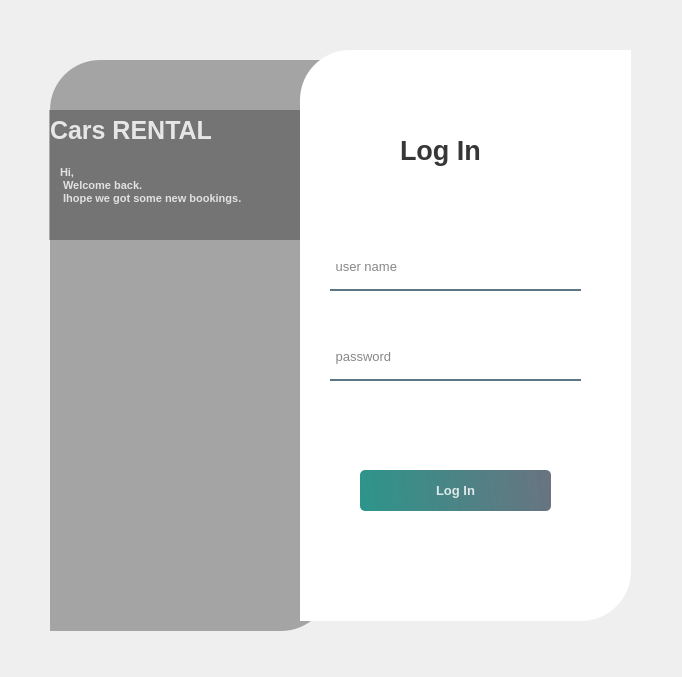
<?xml version="1.0" encoding="UTF-8"?>
<ui version="4.0">
 <class>login</class>
 <widget class="QWidget" name="login">
  <property name="geometry">
   <rect>
    <x>0</x>
    <y>0</y>
    <width>682</width>
    <height>677</height>
   </rect>
  </property>
  <property name="windowTitle">
   <string>Login</string>
  </property>
  <widget class="QWidget" name="widget" native="true">
   <property name="geometry">
    <rect>
     <x>30</x>
     <y>30</y>
     <width>621</width>
     <height>631</height>
    </rect>
   </property>
   <property name="styleSheet">
    <string notr="true">QPushButton#pushButton{
	background-color: qlineargradient(spread:pad, x1:0, y1:0.505682, x2:1, y2:0.477,stop:0 rgba(11,131,120,219),stop:1 rgba(85, 98, 112, 226));
	color:rgba(255,255,255,210);
	border-radius:5px;
}
QPushButton#pushButton:hover{
	background-color: qlineargradient(spread:pad, x1:0, y1:0.505682, x2:1, y2:0.477, stop:0 rgba(150, 123, 111, 219), stop:1 rgba(85, 81, 84, 226));}
QPushButton#pushButton:pressed{
	padding-left:5px;
	padding-top:5px;
background-color:rgba(150, 123, 111,255);}
</string>
   </property>
   <widget class="QLabel" name="label">
    <property name="geometry">
     <rect>
      <x>19</x>
      <y>30</y>
      <width>301</width>
      <height>571</height>
     </rect>
    </property>
    <property name="styleSheet">
     <string notr="true">
border-image: url(:/pics/pics/kl.jpg);
border-top-left-radius:50px;
border-bottom-right-radius:50px;</string>
    </property>
    <property name="text">
     <string/>
    </property>
   </widget>
   <widget class="QLabel" name="label_2">
    <property name="geometry">
     <rect>
      <x>20</x>
      <y>30</y>
      <width>281</width>
      <height>571</height>
     </rect>
    </property>
    <property name="styleSheet">
     <string notr="true">
background-color:rgba(0,0,0,80);
border-top-left-radius:50px;
border-bottom-right-radius:50px;</string>
    </property>
    <property name="text">
     <string/>
    </property>
   </widget>
   <widget class="QLabel" name="label_3">
    <property name="geometry">
     <rect>
      <x>270</x>
      <y>20</y>
      <width>331</width>
      <height>571</height>
     </rect>
    </property>
    <property name="styleSheet">
     <string notr="true">background-color:rgba(255,255,255,255);
border-bottom-right-radius: 50px;
border-top-left-radius: 50px;</string>
    </property>
    <property name="text">
     <string/>
    </property>
   </widget>
   <widget class="QLabel" name="label_4">
    <property name="geometry">
     <rect>
      <x>370</x>
      <y>100</y>
      <width>111</width>
      <height>40</height>
     </rect>
    </property>
    <property name="font">
     <font>
      <pointsize>20</pointsize>
      <weight>75</weight>
      <bold>true</bold>
     </font>
    </property>
    <property name="styleSheet">
     <string notr="true">color: rgba(0,0,0,200);</string>
    </property>
    <property name="text">
     <string>Log In</string>
    </property>
   </widget>
   <widget class="QLineEdit" name="lineEdit">
    <property name="geometry">
     <rect>
      <x>300</x>
      <y>220</y>
      <width>251</width>
      <height>41</height>
     </rect>
    </property>
    <property name="font">
     <font>
      <pointsize>10</pointsize>
     </font>
    </property>
    <property name="styleSheet">
     <string notr="true">background-color:rgba(0,0,0,0);
border:none;
border-bottom:2px solid rgba(46,82,101,200);
color:rgba(0,0,0,240);
padding-bottom: 7px;</string>
    </property>
    <property name="placeholderText">
     <string> user name</string>
    </property>
   </widget>
   <widget class="QLineEdit" name="lineEdit_2">
    <property name="geometry">
     <rect>
      <x>300</x>
      <y>310</y>
      <width>251</width>
      <height>41</height>
     </rect>
    </property>
    <property name="font">
     <font>
      <pointsize>10</pointsize>
     </font>
    </property>
    <property name="styleSheet">
     <string notr="true">background-color:rgba(0,0,0,0);
border:none;
border-bottom:2px solid rgba(46,82,101,200);
color:rgba(0,0,0,240);
padding-bottom: 7px;</string>
    </property>
    <property name="echoMode">
     <enum>QLineEdit::Password</enum>
    </property>
    <property name="placeholderText">
     <string> password</string>
    </property>
   </widget>
   <widget class="QPushButton" name="pushButton">
    <property name="geometry">
     <rect>
      <x>330</x>
      <y>440</y>
      <width>191</width>
      <height>41</height>
     </rect>
    </property>
    <property name="font">
     <font>
      <pointsize>10</pointsize>
      <weight>75</weight>
      <bold>true</bold>
     </font>
    </property>
    <property name="text">
     <string>Log In</string>
    </property>
   </widget>
   <widget class="QLabel" name="label_5">
    <property name="geometry">
     <rect>
      <x>19</x>
      <y>80</y>
      <width>251</width>
      <height>130</height>
     </rect>
    </property>
    <property name="styleSheet">
     <string notr="true">background-color:rgba(0,0,0,75);</string>
    </property>
    <property name="text">
     <string/>
    </property>
   </widget>
   <widget class="QLabel" name="label_6">
    <property name="geometry">
     <rect>
      <x>20</x>
      <y>80</y>
      <width>211</width>
      <height>40</height>
     </rect>
    </property>
    <property name="font">
     <font>
      <pointsize>19</pointsize>
      <weight>75</weight>
      <bold>true</bold>
     </font>
    </property>
    <property name="styleSheet">
     <string notr="true">color:rgba(255,255,255,210);</string>
    </property>
    <property name="text">
     <string>Cars RENTAL</string>
    </property>
   </widget>
   <widget class="QLabel" name="label_7">
    <property name="geometry">
     <rect>
      <x>30</x>
      <y>130</y>
      <width>220</width>
      <height>50</height>
     </rect>
    </property>
    <property name="font">
     <font>
      <pointsize>8</pointsize>
      <weight>75</weight>
      <bold>true</bold>
     </font>
    </property>
    <property name="styleSheet">
     <string notr="true">color:rgba(255,255,255,200);</string>
    </property>
    <property name="text">
     <string>Hi,
 Welcome back.
 Ihope we got some new bookings.</string>
    </property>
   </widget>
   <widget class="QLabel" name="error">
    <property name="geometry">
     <rect>
      <x>330</x>
      <y>520</y>
      <width>201</width>
      <height>20</height>
     </rect>
    </property>
    <property name="text">
     <string/>
    </property>
   </widget>
  </widget>
 </widget>
 <resources>
  <include location="res.qrc"/>
 </resources>
 <connections/>
</ui>
